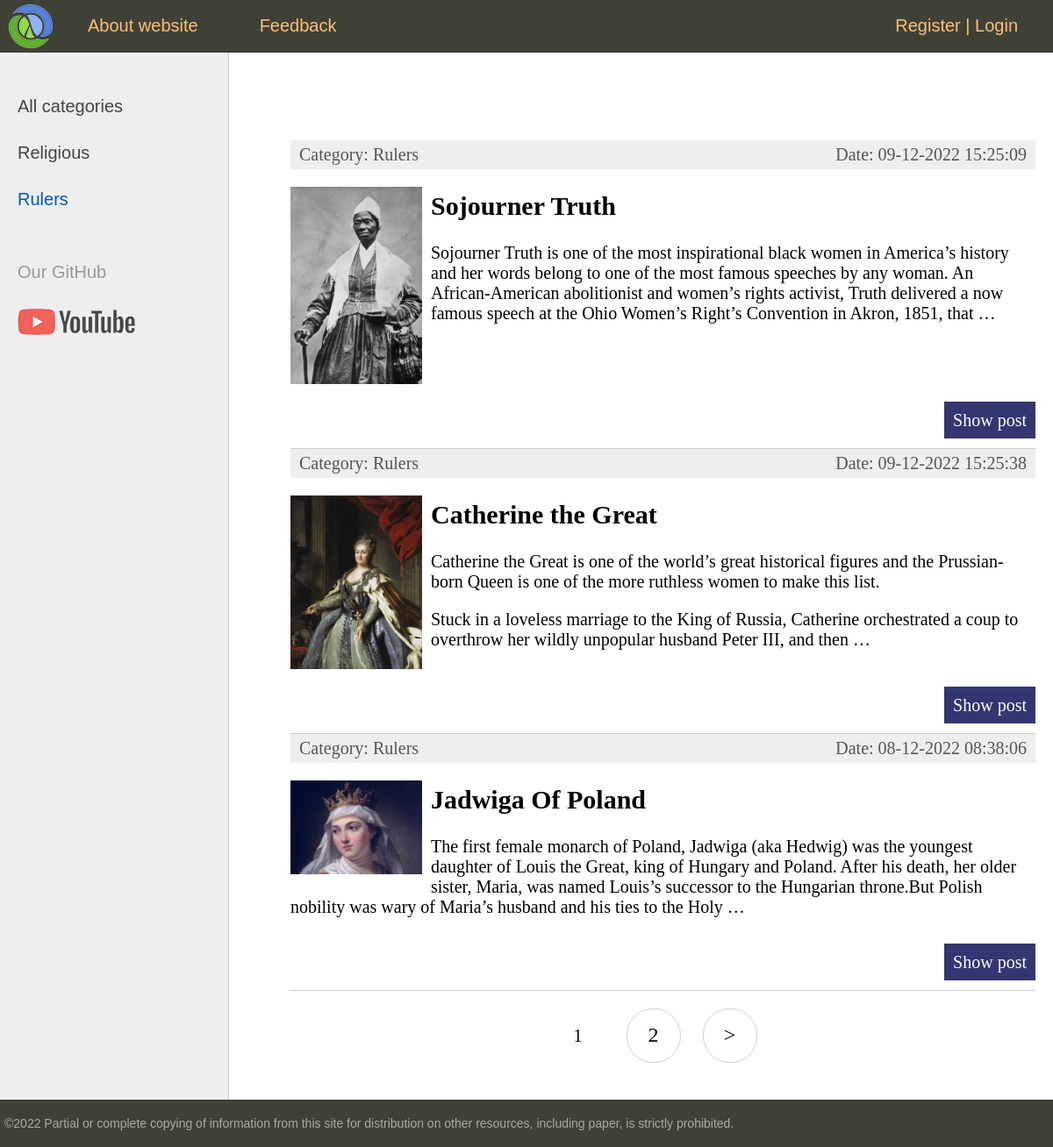
/category/rulers, run on the app's committed database.
### women/models.py (models this page shows, shortened)
class Category(models.Model):
    name = models.CharField(max_length=100, db_index=True, verbose_name='Category')
    slug = models.SlugField(max_length=255, unique=True, db_index=True, verbose_name='URL')
    def get_absolute_url(self):
        return reverse('category', kwargs={'cat_slug': self.slug})
    class Meta:
        verbose_name = 'Category'
        verbose_name_plural = "Categories"
        ordering = ['id']

class Women(models.Model):
    title = models.CharField(max_length=250, verbose_name='Title')
    slug = models.SlugField(max_length=255, unique=True, db_index=True, verbose_name='URL')
    content = models.TextField(blank=True, verbose_name="Article's content")
    photo = models.ImageField(upload_to='photos/%Y/%m/%d/', blank=True)
    time_create = models.DateTimeField(auto_now_add=True)
    time_update = models.DateTimeField(auto_now=True)
    is_published = models.BooleanField(default=True)
    cat = models.ForeignKey('Category', on_delete=models.PROTECT, verbose_name='Category')
    def get_absolute_url(self):
        return reverse('post', kwargs={'post_slug': self.slug})
    class Meta:
        verbose_name = verbose_name_plural = 'Famous Women'
        ordering = ['-time_create', 'title']

### women/views.py (the view)
# urls.py: path('category/<slug:cat_slug>', WomenCategory.as_view(), name='category'),
class WomenCategory(DataMixin, ListView):
    model = Women
    template_name = 'women/index.html'
    context_object_name = 'posts'  # rewrite collection 'object_list' to collection 'posts'
    allow_empty = False  # If slug doesn't exist, raise 404 error
    def get_context_data(self, *, object_list=None, **kwargs):
        context = super(WomenCategory, self).get_context_data(**kwargs)
        c_def = self.get_user_context(title=f'Category - {self.kwargs["cat_slug"]}',
                                      cat_selected=self.kwargs['cat_slug'])
        return context | c_def
    def get_queryset(self):  # We chose what we need to get from the model
        return Women.objects.filter(cat__slug=self.kwargs['cat_slug'], is_published=True).select_related('cat')

### women/utils.py (called while the page is built)
    def get_user_context(self, **kwargs):
        context = kwargs
        cats = cache.get('cats')
        if not cats:
            cats = Category.objects.annotate(Count('women'))  # we did it because we have to get count of women's objects
            cache.set('cats', cats, 60)
        context['cats'] = cats
        user_menu = menu.copy()
        if not self.request.user.is_authenticated:
            user_menu.pop(1)
        context['menu'] = user_menu
        if 'cat_selected' not in context:
            context['cat_selected'] = 0
        return context

### women/templates/women/index.html (shortened to what this page needs)
{% extends 'women/base.html' %}
{% block content %}
    <ul class="list-articles">
        {% for p in posts %}
            <li>
                <div class="article-panel">
                    <p class="first">Category: {{ p.cat.name }}</p>
                    <p class="last">Date: {{ p.time_update|date:'d-m-Y H:i:s' }}</p>
                </div>
                {% if p.photo %}
                <p><img src="{{ p.photo.url }}" alt="" class="img-article-left thumb"></p>
                {% endif %}
                <h2>{{ p.title }}</h2>
                {{ p.content|linebreaks|truncatewords:50 }}
                <p class="link-read-post"><a href="{{ p.get_absolute_url }}">Show post</a></p>
            </li>
        {% endfor %}
    </ul>
{% endblock %}

### women/templates/women/base.html (shortened to what this page needs)
{% load static %}
{% load women_tags %}
<!DOCTYPE html>
<html>
<head>
    <link type="text/css" href="{% static 'women/css/styles.css' %}" rel="stylesheet"/>
</head>
<body>
<table class="table-page" border=0 cellpadding="0" cellspacing="0">
    <tr>
        <td valign=top>
            {% block mainmenu %}
                <div class="header">
                    <ul id="mainmenu" class="mainmenu">
                        <li class="logo"><a href="{% url 'home' %}">
                            <div class="logo"></div>
                        </a>
                            {% for m in menu %}
                                <li><a href="{% url m.url_name %}">{{ m.title }}</a></li>
                            {% endfor %}
                        <li class="last">
                            {% if request.user.is_authenticated %}
                                <li class="last">Hi, {{ user.username|title }} | <a href="{% url 'logout' %}">Logout</a>
                                </li>
                            {% else %}
                                <a href="{% url 'register' %}">Register</a> | <a href="{% url 'login' %}">Login</a>
                            {% endif %}
                        </li>
                    </ul>
                </div>
            {% endblock mainmenu %}
            <table class="table-content" border=0 cellpadding="0" cellspacing="0">
                <tr>
                    <td valign="top" class="left-chapters">
                        <ul id="leftchapters">
                            {% if cat_selected == 0 %}
                                <li class="selected">All categories</li>
                            {% else %}
                                <li><a href="{% url 'home' %}">All categories</a></li>
                            {% endif %}
                            {% for c in cats %}
                                {% if c.women__count > 0 %}
                                    {% if c.slug == cat_selected %}
                                        <li class="selected">{{ c.name }}</li>
                                    {% else %}
                                        <li><a href="{{ c.get_absolute_url }}">{{ c.name }}</a></li>
                                    {% endif %}
                                {% endif %}
                            {% endfor %}
                            <li class="share">
                                <p>Our GitHub</p>
                                <a class="share-yt" href="https://github.com/brestok-1" target="_blank"
                                   rel="nofollow"></a>
                            </li>
                        </ul>
                    </td>
                    <td valign="top" class="content">
                        <div class="content-text">
                            {% block content %}
                            {% endblock %}
                            {% if page_obj.has_other_pages %}
                                <nav class="list-pages">
                                    <ul>
                                        {% for p in paginator.page_range %}
                                            {% if page_obj.number == p %}
                                                <li class="page-num page-num-selected">{{ p }}</li>
                                                {% elif p >= page_obj.number|add:-2 and p <= page_obj.number|add:2 %}
                                                <li class="page-num">
                                                    <a href="?page={{ p }}">{{ p }}</a>
                                                </li>
                                            {% endif %}
                                        {% endfor %}
                                        {% if page_obj.has_next %}
                                            <li class="page-num">
                                                <a href="?page={{ page_obj.next_page_number }}">&gt;</a>
                                            </li>
                                        {% endif %}
                                    </ul>
                                </nav>
                            {% endif %}
                        </div>
                    </td>
                </tr>
            </table>
        </td>
    </tr>
    <tr>
        <td valign=top>
            <div id="footer">
                <p>&copy;2022 Partial or complete copying of information from this site for distribution on other
                    resources, including paper, is strictly prohibited.</p>
            </div>
        </td>
    </tr>
</table>
</body>
</html>

### women/static/women/css/styles.css (style rules this page uses)
html, body { font-family: 'Arial'; margin: 0; padding: 0; height: 100%; width: 100%; color: #444; }
a { color: #0059b2; text-decoration: none; }
img { max-width: 600px; height: auto; }
img.img-article-left { max-width: 300px; height: auto; float: left; padding: 0 10px 10px 0; }
img.img-article-left.thumb { max-width: 150px; height: auto; }
p.link-read-post { text-align: right; }
p.link-read-post a { padding: 10px; min-width: 100px; background: #333671; color: #fff; text-decoration: none; }
div.article-panel { background: #eee; padding: 5px 10px 5px 10px; box-sizing: border-box; overflow: hidden; color: #555; }
div.article-panel p.first { margin: 0; float: left; }
div.article-panel p.last { margin: 0; float: right; }
ul.list-articles { list-style: none; margin: 0; padding: 0; }
ul.list-articles li { border-bottom: 1px solid #ccc; }
.table-page { width: 100%; height: 100%; vertical-align: top; }
.table-page tr { height: 100%; }
.header { background: #3F4137; height: 60px; }
.logo { background: url('../images/logo.png') no-repeat 10px 5px; width: 70px; height: 60px; }
ul.mainmenu { list-style: none; margin: 0; padding: 0; height: 60px; color: #fdc073; font-size: 20px; overflow: hidden; }
ul.mainmenu li { float: left; margin: 18px 40px 0 30px; }
ul.mainmenu li.logo { margin: 0; }
ul.mainmenu li.last { float: right; }
ul.mainmenu li a { color: #fdc073; text-decoration: none; }
.table-content { width: 100%; min-height: 100%; height: 100%; }
.left-chapters { margin: 0; background: #eee; border-right: 1px solid #ccc; min-height: 100%; }
.left-chapters ul { width: 230px; min-height: 100%; margin: 0; padding: 20px 10px 10px 20px; list-style: none; font-size: 20px; }
.left-chapters ul li { margin: 30px 0 0 0; color: #999; }
.left-chapters ul li.selected { color: #0059b2; }
.left-chapters ul li a { color: #444; text-decoration: none; }
.left-chapters ul li.share { margin: 60px 0 0 0; }
.left-chapters ul li.share p { margin: 30px 0 30px 0; }
.left-chapters ul li.share a { display: inline-block; width: 40px; height: 40px; margin: 0 20px 0 0; }
.left-chapters ul li.share a.share-yt { width: 100%; height: 30px; background: url('../images/share_yt.png') no-repeat 0 0 }
.content { padding: 40px 20px 20px 40px; width: 100%; box-sizing: border-box; }
.content-text { margin: 60px 0 0 30px; color: #000; font-size: 20px; font-family: Yandex Sans Display Light; }
#footer { box-sizing: border-box; background: #3F4137; padding: 5px; color: #aaa; font-size: 14px; font-family: Verdana, Geneva, Arial, Helvetica; text-align: left; overflow: hidden; }
.list-pages { text-align: center; margin: 0 0 20px 0; }
.list-pages ul { margin: 20px 0 0 0; padding: 0; list-style: none; }
.list-pages ul li { display: inline-block; margin: 0 20px 0 0; }
.list-pages a { color: #000; font-size: 24px; text-decoration: none; }
.list-pages .page-num, .page-num-selected { display: inline-block; width: 60px; height: 44px; padding: 16px 0 0 0; border: 1px solid #d0d0d0; border-radius: 30px; }
.list-pages .page-num-selected { border: none; color: #000; font-size: 20px; }

### data on the page
Category: name "Religious"
Category: name "Rulers"
Women: cat.name "Rulers", time_update "09-12-2022 15:25:09", photo (picture), title "Sojourner Truth", content "Sojourner Truth is one of the most inspirational black women in America’s history and her words belong to one of the most famous speeches by any woman. An African-American abolitionist and women’s rights activist, Truth delivered a now famous speech at the Ohio Women’s Right’s Convention in Akron, 1851, that …"
Women: cat.name "Rulers", time_update "09-12-2022 15:25:38", photo (picture), title "Catherine the Great", content "Catherine the Great is one of the world’s great historical figures and the Prussian-born Queen is one of the more ruthless women to make this list. Stuck in a loveless marriage to the King of Russia, Catherine orchestrated a coup to overthrow her wildly unpopular husband Peter III, and then …"
Women: cat.name "Rulers", time_update "08-12-2022 08:38:06", photo (picture), title "Jadwiga Of Poland", content "The first female monarch of Poland, Jadwiga (aka Hedwig) was the youngest daughter of Louis the Great, king of Hungary and Poland. After his death, her older sister, Maria, was named Louis’s successor to the Hungarian throne.But Polish nobility was wary of Maria’s husband and his ties to the Holy …"

### other printed values
{{ m.title }} "About website" "Feedback"
{{ p }} "1"
{{ p }} "2"
